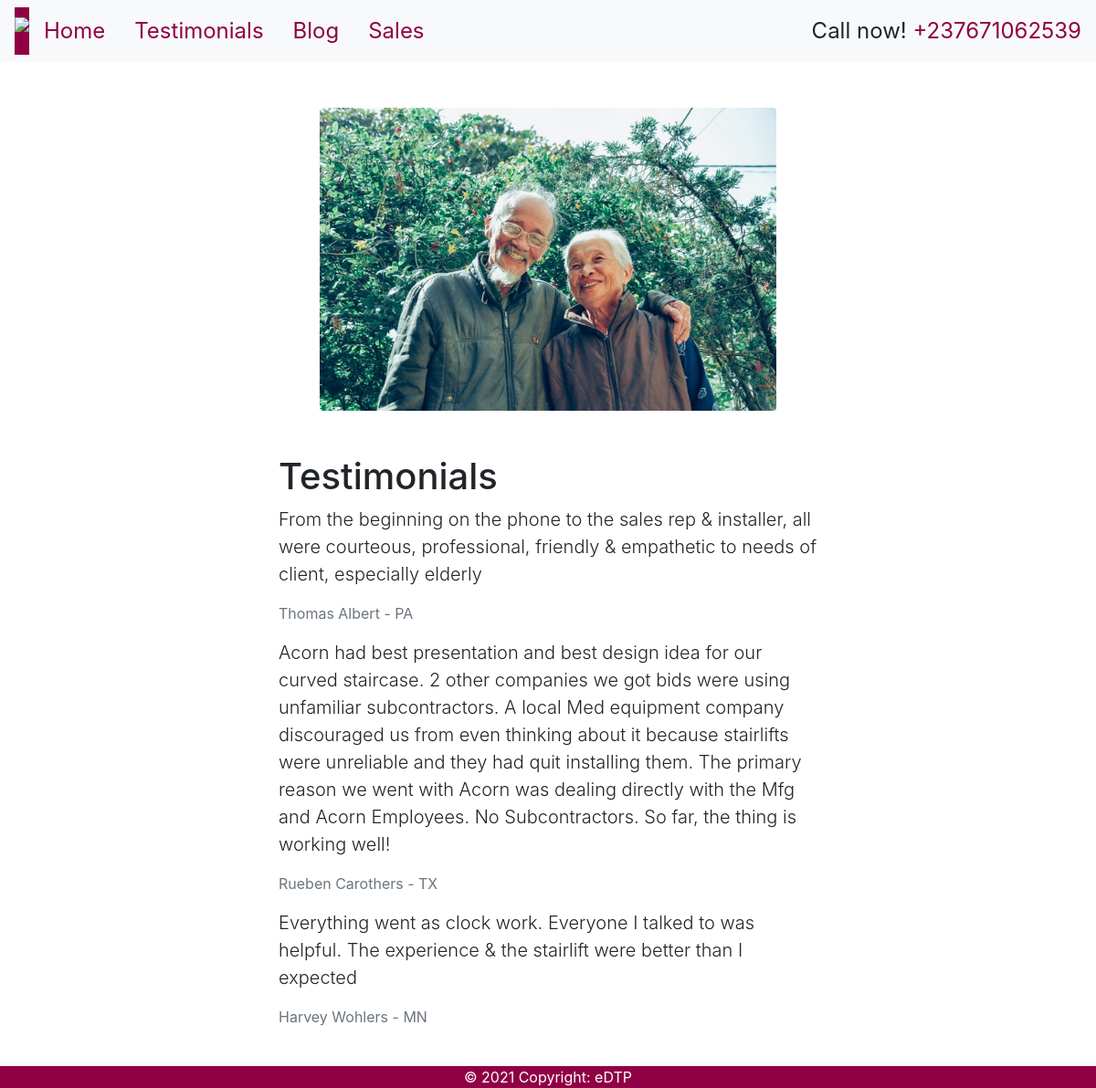
Screenshot of /testimonials.php with the database file from the repository.
### tables this page shows
CREATE TABLE `testimonials` (
  `id` int(11) NOT NULL,
  `quote` text NOT NULL,
  `author` varchar(255) NOT NULL
);

### testimonials.php (called while the page is built)
<?php
include 'header.php';
include 'queryTestimonials.php';
include 'footer.php';
?>

### queryTestimonials.php (the view, shortened to what this page needs)
<div class="container">
  <img width="500px" class="rounded mx-auto d-block" src="img/couple.jpg"><br><br>
  <h1>Testimonials</h1>
  <?php
  try {
    $conn = new PDO("mysql:host=$servername;dbname=acorn", $username, $password);
    $conn->setAttribute(PDO::ATTR_ERRMODE, PDO::ERRMODE_EXCEPTION);
    $stmt = $conn->query("SELECT * FROM testimonials");
    $testimonials = $stmt->fetchAll(PDO::FETCH_OBJ);
    foreach ($testimonials as $testimonial) {
  ?>
      <p class="lead"><?php echo $testimonial->quote ?> </p>
      <p class="text-muted">
        <?php echo $testimonial->author ?></span></h2>
    <?php
    }
  } catch (PDOException $e) {
    echo "<p class='text-danger'> Connection failed! " . $e->getMessage() . "</p>
      <h1>Please try again.</h1>
      <p>If the problem persists, email:
      <a href='mailto:njid18753@gmail.com'>
      njid18753@gmail.com</p></a>";
  }
    ?>
</div>

### rows the page displays
testimonials: quote "From the beginning on the phone to the sales rep & installer, all were courteous, professional, friendly & empathetic to needs of client, especially elderly", author "Thomas Albert - PA"
testimonials: quote "Acorn had best presentation and best design idea for our curved staircase. 2 other companies we got bids were using unfamiliar subcontractors. A local Med equipment company discouraged us from even thinking about it because stairlifts were unreliable and they had quit installing them. The primary reason we went with Acorn was dealing directly with the Mfg and Acorn Employees. No Subcontractors. So far, the thing is working well!", author "Rueben Carothers - TX"
testimonials: quote "Everything went as clock work. Everyone I talked to was helpful. The experience & the stairlift were better than I expected", author "Harvey Wohlers - MN"
